Frame 1 (no input): blank canvas, image omitted
Frame 60 (the mouse pressed at the canvas centre just before this capture): blank canvas, image omitted
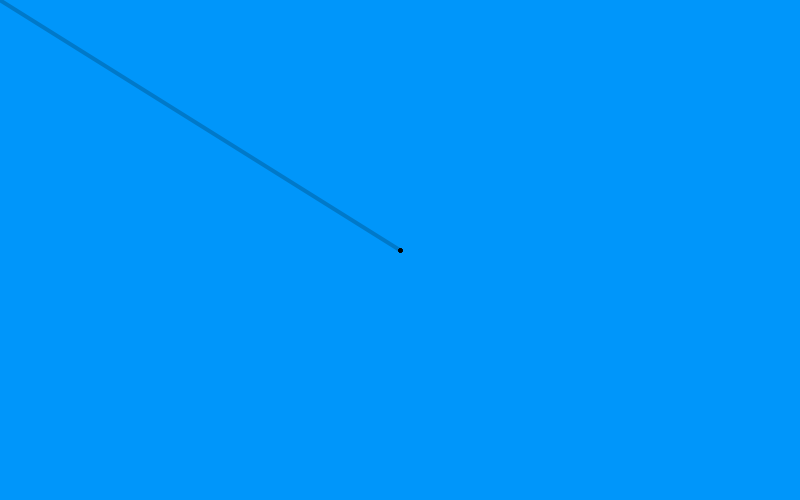
Frame 120 (the mouse held since frame 60 and released just before this capture)

The Processing sketch whose frames 1 and 60 were blank and that drew this single picture after the mouse press (run headless with seeded random() and noise(); from frame 60 on, the mouse is pressed at the canvas centre):

// Processing sketch: processing_160575
// ── processing_160575.pde

void setup() {
size(800, 500);
background(0,150,250);
}
void draw() {
stroke(0,50);
strokeWeight(4);
smooth();
// Draw if mouse is pressed
if (mousePressed) {
line(pmouseX, pmouseY, mouseX, mouseY);
}
}
